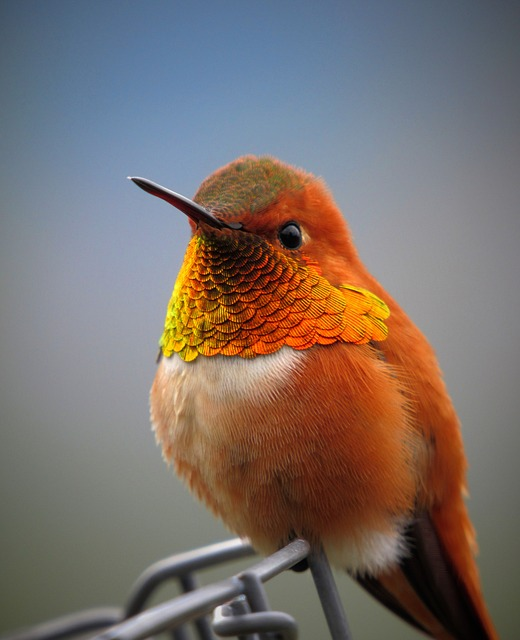
#> input picture opencv/data/bird.jpg, 520 x 640 px, found by its file name
$ python thresholding.py
#> lines starting #> are read from the running program, lines starting #| are printed output that depends on the picture; after the words box and inside, x2 and y2 are one past the last pixel; in counts of white or black regions, pixels touching at a corner belong together
import cv2
import os

img = cv2.imread(os.path.join('.','opencv/data/bird.jpg'))
#> img is the input picture: shape (640, 520, 3); mean B, G, R 106.3, 111.2, 123.1
cv2.imshow('Original', img)
cv2.waitKey(0)

# thresholding - used to create binary images
# binary image - image with only two colors, black and white

# opencv provides four types of thresholding techniques
# 1. Binary - cv2.THRESH_BINARY
# 2. Binary Inverted - cv2.THRESH_BINARY_INV
# 3. Truncate - cv2.THRESH_TRUNC
# 4. To Zero - cv2.THRESH_TOZERO

# 1. Binary
gray_img = cv2.cvtColor(img, cv2.COLOR_BGR2GRAY)
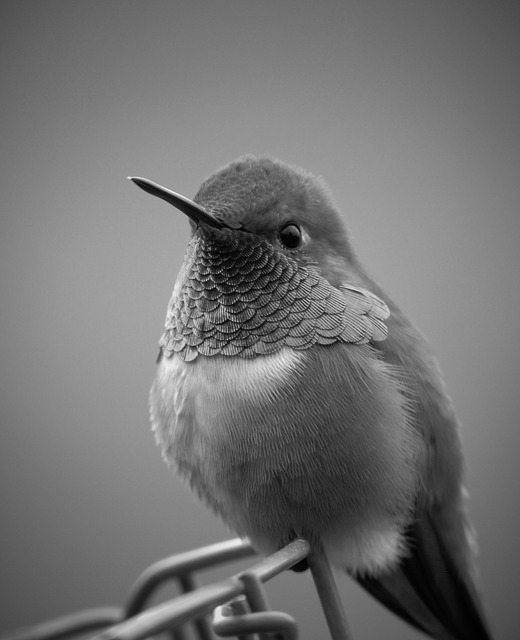
#> gray_img: shape (640, 520); min 0, max 246, mean 114.2
ret, binary_img = cv2.threshold(gray_img, 127, 255, cv2.THRESH_BINARY)
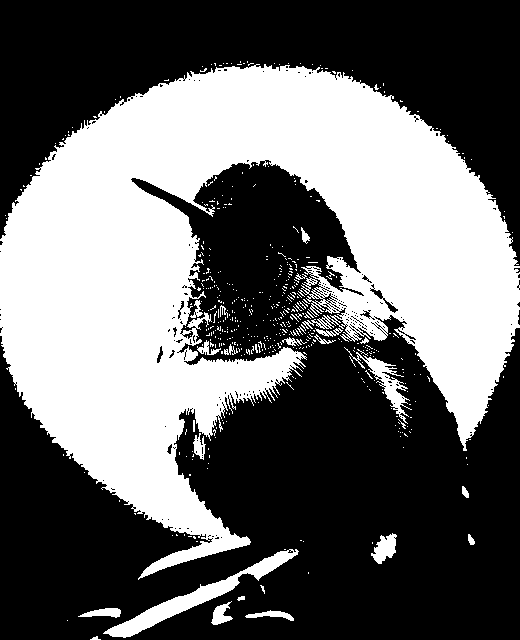
#> binary_img: shape (640, 520); 40.9% white; 492 white regions (468 under 20 px), largest, box (x1, y1, x2, y2) and area: (0, 64, 520, 580) 128648, (103, 549, 299, 638) 2724, (344, 347, 412, 424) 967
# 127 - threshold value, 255 - max value, if pixel value > threshold value, it is assigned max value, else 0
cv2.imshow('Binary', binary_img)
cv2.waitKey(0)

# note - thresholding is used for creating segmentation masks

# 2. Binary Inverted
ret, binary_inv_img = cv2.threshold(gray_img, 127, 255, cv2.THRESH_BINARY_INV)
cv2.imshow('Binary Inverted', binary_inv_img)
cv2.waitKey(0)

# 3. Truncate - used to truncate the pixel values above the threshold value
ret, truncate_img = cv2.threshold(gray_img, 127, 255, cv2.THRESH_TRUNC)
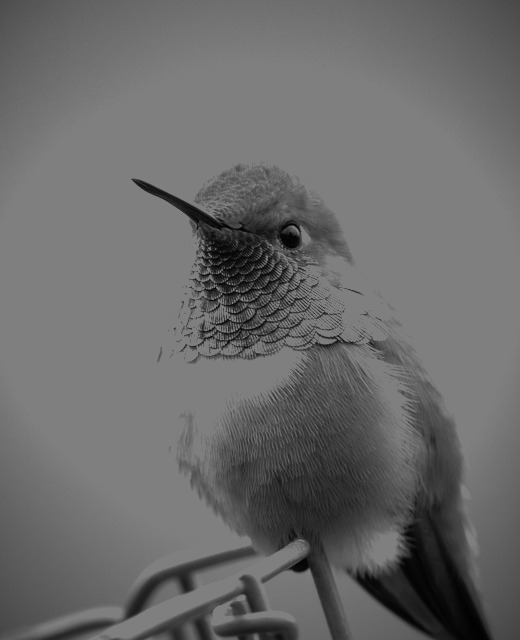
#> truncate_img: shape (640, 520); min 0, max 127, mean 106.2
cv2.imshow('Truncate', truncate_img)
cv2.waitKey(0)

# Adaptive thresholding - used when the threshold value is not fixed
# the threshold value is calculated for smaller regions of the image
adaptive_img = cv2.adaptiveThreshold(gray_img, 255, cv2.ADAPTIVE_THRESH_MEAN_C, cv2.THRESH_BINARY, 11, 2)
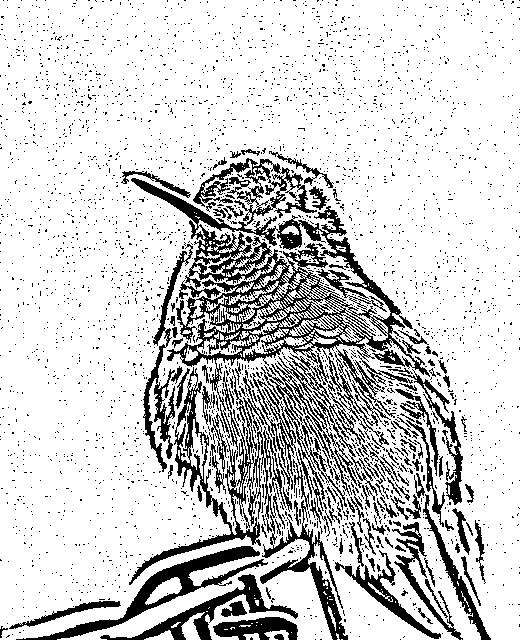
#> adaptive_img: shape (640, 520); 81.7% white; 3199 black regions (3052 under 20 px), largest, box (x1, y1, x2, y2) and area: (131, 158, 430, 450) 18154, (129, 367, 348, 640) 7269, (257, 353, 365, 507) 3662
# we can also have cv2.ADAPTIVE_THRESH_GAUSSIAN_C
# 255 - max value, cv2.ADAPTIVE_THRESH_MEAN_C - mean of the neighborhood area, 11 - block size, 2 - constant subtracted from the mean
cv2.imshow('Adaptive Thresholding', adaptive_img)
cv2.waitKey(0)
# works well for images with varying illumination


# when to use which thresholding technique
# 1. Binary - used to create a binary image
# 2. Binary Inverted - used to create a binary image with inverted colors
# 3. Truncate - used to truncate the pixel values above the threshold value
# 4. To Zero - used to convert the pixel values below the threshold
# 5. To Zero Inverted - used to convert the pixel values above the threshold
